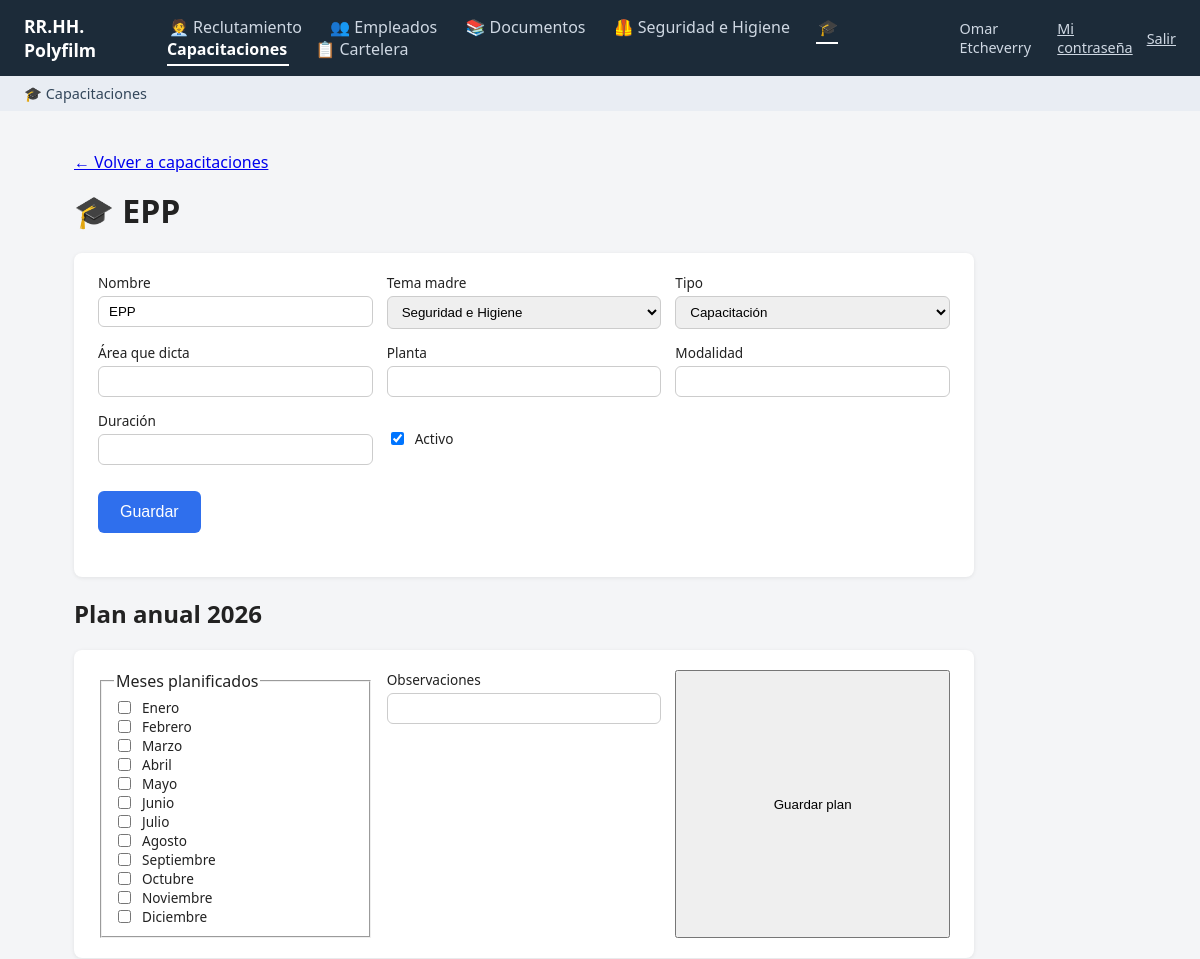
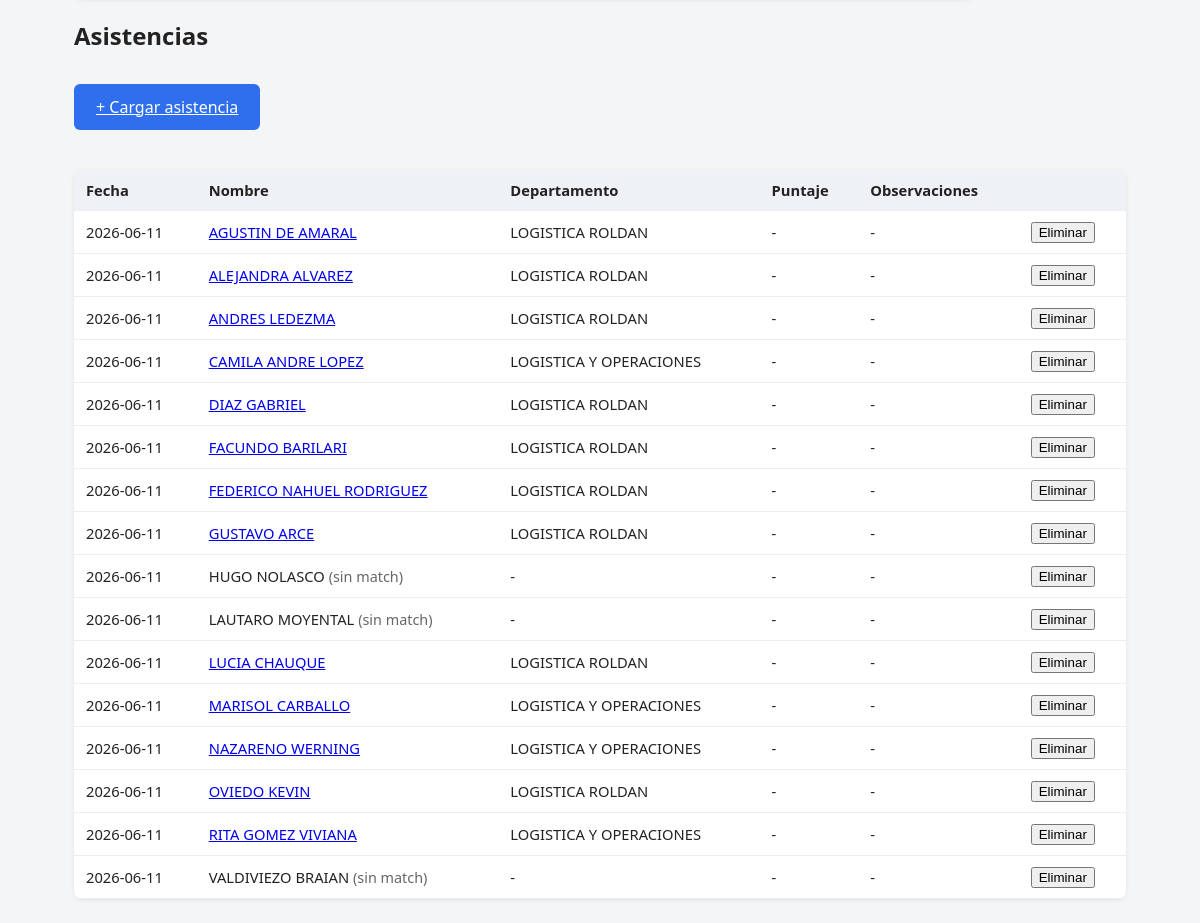
Screenshot of /capacitaciones/tema/2 (signed in) with the database file from the repository (2 pictures, top to bottom).
### tables this page shows
CREATE TABLE usuarios (
            id INTEGER PRIMARY KEY AUTOINCREMENT,
            nombre TEXT NOT NULL,
            usuario TEXT UNIQUE NOT NULL,
            password_hash TEXT NOT NULL,
            salt TEXT NOT NULL,
            es_admin INTEGER NOT NULL DEFAULT 0,
            activo INTEGER NOT NULL DEFAULT 1,
            fecha_creacion TEXT NOT NULL DEFAULT (datetime('now', 'localtime'))
        , email TEXT, debe_cambiar_password INTEGER NOT NULL DEFAULT 0);

CREATE TABLE capacitaciones_temas (
            id INTEGER PRIMARY KEY AUTOINCREMENT,
            nombre TEXT NOT NULL,
            tipo TEXT NOT NULL DEFAULT 'Capacitación',
            area_dicta TEXT,
            planta TEXT,
            modalidad TEXT,
            duracion TEXT,
            activo INTEGER NOT NULL DEFAULT 1
        , tema_madre TEXT);

CREATE TABLE capacitaciones_registros (
            id INTEGER PRIMARY KEY AUTOINCREMENT,
            tema_id INTEGER NOT NULL REFERENCES capacitaciones_temas(id) ON DELETE CASCADE,
            empleado_id INTEGER REFERENCES empleados(id),
            nombre_original TEXT NOT NULL,
            fecha TEXT NOT NULL,
            puntuacion REAL,
            observaciones TEXT,
            fecha_carga TEXT NOT NULL DEFAULT (datetime('now', 'localtime')),
            UNIQUE(tema_id, nombre_original, fecha)
        );

CREATE TABLE departamentos (
            id INTEGER PRIMARY KEY AUTOINCREMENT,
            nombre TEXT UNIQUE NOT NULL,
            activo INTEGER NOT NULL DEFAULT 1
        );

### app.py (the view)
@app.route("/capacitaciones/tema/<int:tid>")
@requiere_item("item_capacitaciones")
def capacitacion_tema_detalle(tid):
    conn = get_db()
    tema = conn.execute("SELECT * FROM capacitaciones_temas WHERE id = ?", (tid,)).fetchone()
    if not tema:
        conn.close()
        abort(404)
    registros = conn.execute(
        """SELECT r.*, e.id AS empleado_id_real, d.nombre AS departamento_nombre
           FROM capacitaciones_registros r
           LEFT JOIN empleados e ON e.id = r.empleado_id
           LEFT JOIN departamentos d ON d.id = e.departamento_id
           WHERE r.tema_id = ? ORDER BY r.fecha DESC""",
        (tid,),
    ).fetchall()
    anio_actual = datetime.now().year
    plan = conn.execute(
        "SELECT * FROM capacitaciones_plan WHERE tema_id = ? AND anio = ?", (tid, anio_actual)
    ).fetchone()
    meses_planificados = set((plan["meses"] or "").split(",")) if plan else set()
    conn.close()
    return render_template(
        "capacitacion_tema_detalle.html", tema=tema, registros=registros, anio_actual=anio_actual,
        meses_planificados=meses_planificados, meses=MESES_ANIO,
        observaciones_plan=plan["observaciones"] if plan else "",
    )

### app.py (called while the page is built)
def _modulos_visibles(usuario):
    visibles = []
    for m in MODULOS:
        if m.get("solo_admin") and not (usuario and usuario["es_admin"]):
            continue
        if usuario and usuario["es_admin"]:
            opciones = m["opciones"]
        else:
            opciones = [op for op in m["opciones"] if tiene_permiso(usuario, op["cod"])]
        if m["opciones"] and not opciones:
            continue  # módulo con ítems pero ninguno habilitado para este usuario: no se muestra
        m2 = dict(m)
        m2["opciones"] = opciones
        visibles.append(m2)
    return visibles

@app.context_processor
def inject_nav():
    path = request.path
    modulo_actual = None
    for cod, prefijos in RUTAS_POR_MODULO.items():
        if any(path == p or path.startswith(p + "/") for p in prefijos):
            modulo_actual = cod
            break
    usuario = usuario_actual()
    return dict(modulos=_modulos_visibles(usuario), modulo_actual=modulo_actual, usuario=usuario)

@app.before_request
def exigir_login():
    if request.endpoint in ENDPOINTS_PUBLICOS or request.endpoint is None:
        return
    u = usuario_actual()
    if not u:
        return redirect(url_for("login", next=request.path))
    if u["debe_cambiar_password"] and request.endpoint not in ("cambiar_password", "logout"):
        flash("Tenés que elegir una contraseña propia antes de seguir.", "info")
        return redirect(url_for("cambiar_password"))

### auth.py (called while the page is built)
def usuario_actual():
    if "usuario" in g:
        return g.usuario
    uid = session.get("usuario_id")
    g.usuario = None
    if uid:
        conn = get_db()
        u = conn.execute("SELECT * FROM usuarios WHERE id = ? AND activo = 1", (uid,)).fetchone()
        conn.close()
        g.usuario = u
    return g.usuario

def permisos_usuario(usuario_id: int) -> set:
    conn = get_db()
    rows = conn.execute(
        "SELECT permiso_cod FROM usuario_permisos WHERE usuario_id = ?", (usuario_id,)
    ).fetchall()
    conn.close()
    return {r["permiso_cod"] for r in rows}

def tiene_permiso(usuario, cod: str) -> bool:
    if usuario is None:
        return False
    if usuario["es_admin"]:
        return True
    return cod in permisos_usuario(usuario["id"])

### db.py (called while the page is built)
def get_db():
    conn = sqlite3.connect(DB_PATH, timeout=30)
    conn.row_factory = sqlite3.Row
    conn.execute("PRAGMA foreign_keys = ON")
    return conn

### templates/capacitacion_tema_detalle.html (shortened to what this page needs)
{% extends "base.html" %}
{% block contenido %}
<p><a href="{{ url_for('capacitaciones') }}">&larr; Volver a capacitaciones</a></p>
<h1>🎓 {{ tema.nombre }}</h1>
<form method="post" action="{{ url_for('capacitacion_tema_editar', tid=tema.id) }}" class="form-empleado">
  <label>Nombre <input type="text" name="nombre" value="{{ tema.nombre }}" required></label>
  <label>Tema madre
    <select name="tema_madre">
      <option value="Seguridad e Higiene" {% if tema.tema_madre == 'Seguridad e Higiene' %}selected{% endif %}>Seguridad e Higiene</option>
    </select>
  </label>
  <label>Tipo
    <select name="tipo">
      <option value="Capacitación" {% if tema.tipo == 'Capacitación' %}selected{% endif %}>Capacitación</option>
    </select>
  </label>
  <label>Área que dicta <input type="text" name="area_dicta" value="{{ tema.area_dicta or '' }}"></label>
  <label>Planta <input type="text" name="planta" value="{{ tema.planta or '' }}"></label>
  <label>Modalidad <input type="text" name="modalidad" value="{{ tema.modalidad or '' }}"></label>
  <label>Duración <input type="text" name="duracion" value="{{ tema.duracion or '' }}"></label>
  <label class="check-inline"><input type="checkbox" name="activo" {% if tema.activo %}checked{% endif %}> Activo</label>
  <button type="submit" class="btn-principal">Guardar</button>
</form>
<h2>Plan anual {{ anio_actual }}</h2>
<form method="post" action="{{ url_for('capacitacion_plan_guardar', tid=tema.id) }}" class="form-empleado">
  <fieldset class="modo-carga">
    <legend>Meses planificados</legend>
    {% for m in meses %}
    <label class="check-inline"><input type="checkbox" name="mes_{{ m }}" {% if m in meses_planificados %}checked{% endif %}> {{ m }}</label>
    {% endfor %}
  </fieldset>
  <label>Observaciones <input type="text" name="observaciones" value="{{ observaciones_plan or '' }}"></label>
  <button type="submit">Guardar plan</button>
</form>
<h2>Asistencias</h2>
<div class="acciones-empleados">
  <a class="btn-principal" href="{{ url_for('capacitacion_nueva', tema_id=tema.id) }}">+ Cargar asistencia</a>
</div>
{% if registros %}
<table>
  <thead>
    <tr><th>Fecha</th><th>Nombre</th><th>Departamento</th><th>Puntaje</th><th>Observaciones</th><th></th></tr>
  </thead>
  <tbody>
    {% for r in registros %}
    <tr>
      <td>{{ r.fecha }}</td>
      <td>{% if r.empleado_id_real %}<a href="{{ url_for('empleado_detalle', eid=r.empleado_id_real) }}">{{ r.nombre_original }}</a>{% else %}{{ r.nombre_original }} <span class="nota">(sin match)</span>{% endif %}</td>
      <td>{{ r.departamento_nombre or '-' }}</td>
      <td>{{ r.puntuacion if r.puntuacion is not none else '-' }}</td>
      <td>{{ r.observaciones or '-' }}</td>
      <td>
        <form method="post" action="{{ url_for('capacitacion_registro_eliminar', rid=r.id) }}">
          <button type="button" onclick="confirmarAccion(this, '¿Eliminar este registro?')">Eliminar</button>
        </form>
      </td>
    </tr>
    {% endfor %}
  </tbody>
</table>
{% else %}
<p class="nota">Sin asistencias registradas.</p>
{% endif %}
{% endblock %}

### templates/base.html (shortened to what this page needs)
<!doctype html>
<html lang="es">
<head>
<link rel="stylesheet" href="{{ url_for('static', filename='style.css') }}">
</head>
<body>
<header>
  <a href="{{ url_for('index') }}" class="logo">RR.HH. Polyfilm</a>
  <nav>
    {% for m in modulos %}
    <a href="{{ m.href }}" class="{{ 'activo' if modulo_actual == m.cod else '' }}">{{ m.icono }} {{ m.nombre }}</a>
    {% endfor %}
  </nav>
  {% if usuario %}
  <div class="header-usuario">
    <span>{{ usuario.nombre }}</span>
    <a href="{{ url_for('cambiar_password') }}">Mi contraseña</a>
    <a href="{{ url_for('logout') }}">Salir</a>
  </div>
  {% endif %}
</header>
{% if modulo_actual %}
{% set modulo = modulos | selectattr('cod', 'equalto', modulo_actual) | first %}
{% if modulo.opciones %}
<div class="submenu">
  {% for op in modulo.opciones %}
  <a href="{{ op.href }}">{{ op.icono }} {{ op.label }}</a>
  {% endfor %}
</div>
{% endif %}
{% endif %}
<main>
  {% block contenido %}{% endblock %}
</main>
</body>
</html>

### static/style.css (style rules this page uses)
* { box-sizing: border-box; }
body { font-family: "Segoe UI", Arial, sans-serif; margin: 0; background: #f4f5f7; color: #222; }
header { background: #1c2b39; color: #fff; padding: 14px 24px; display: flex; align-items: center; gap: 32px; }
header .logo { color: #fff; font-weight: 700; font-size: 1.1rem; text-decoration: none; }
header nav a { color: #cfd8e3; text-decoration: none; margin-right: 20px; padding: 4px 2px; border-bottom: 2px solid transparent; }
header nav a.activo { color: #fff; border-bottom-color: #fff; font-weight: 600; }
.submenu { background: #e9edf3; padding: 8px 24px; display: flex; gap: 22px; }
.submenu a { color: #33475b; text-decoration: none; font-size: 0.9rem; }
main { padding: 24px; max-width: 1100px; margin: 0 auto; }
h1 { margin-top: 0; }
.nota { color: #666; font-size: 0.9rem; }
.btn-principal { background: #2f6fed; color: #fff; border: none; padding: 12px 22px; border-radius: 6px; font-size: 1rem; cursor: pointer; margin: 12px 0 24px; }
table { width: 100%; border-collapse: collapse; background: #fff; border-radius: 8px; overflow: hidden; box-shadow: 0 1px 4px rgba(0,0,0,0.08); }
th, td { text-align: left; padding: 10px 12px; border-bottom: 1px solid #eee; font-size: 0.92rem; }
th { background: #eef1f5; }
.header-usuario { margin-left: auto; color: #cfd8e3; display: flex; align-items: center; gap: 14px; font-size: 0.9rem; }
.header-usuario a { color: #cfd8e3; }
.acciones-empleados { display: flex; gap: 10px; margin-bottom: 16px; }
.form-empleado { background: #fff; padding: 20px 24px; border-radius: 8px; box-shadow: 0 1px 4px rgba(0,0,0,0.08); display: grid; grid-template-columns: repeat(auto-fit, minmax(220px, 1fr)); gap: 14px; max-width: 900px; }
.form-empleado label { display: flex; flex-direction: column; gap: 4px; font-size: 0.85rem; }
.form-empleado input, .form-empleado select { padding: 7px 10px; border-radius: 6px; border: 1px solid #ccc; }
.form-empleado .check-inline { flex-direction: row; align-items: center; gap: 8px; }
.form-empleado .btn-principal { grid-column: 1 / -1; justify-self: start; }

### rows the page displays
usuarios: nombre "Omar Etcheverry"
capacitaciones_temas: nombre "EPP", tema_madre "Seguridad e Higiene", tipo "Capacitación", activo "☑"
capacitaciones_registros: fecha "2026-06-11", nombre_original "AGUSTIN DE AMARAL", nombre "LOGISTICA ROLDAN", puntuacion "-", observaciones "-"
capacitaciones_registros: fecha "2026-06-11", nombre_original "ALEJANDRA ALVAREZ", nombre "LOGISTICA ROLDAN", puntuacion "-", observaciones "-"
capacitaciones_registros: fecha "2026-06-11", nombre_original "ANDRES LEDEZMA", nombre "LOGISTICA ROLDAN", puntuacion "-", observaciones "-"
capacitaciones_registros: fecha "2026-06-11", nombre_original "CAMILA ANDRE LOPEZ", nombre "LOGISTICA Y OPERACIONES", puntuacion "-", observaciones "-"
capacitaciones_registros: fecha "2026-06-11", nombre_original "DIAZ GABRIEL", nombre "LOGISTICA ROLDAN", puntuacion "-", observaciones "-"
capacitaciones_registros: fecha "2026-06-11", nombre_original "FACUNDO BARILARI", nombre "LOGISTICA ROLDAN", puntuacion "-", observaciones "-"
capacitaciones_registros: fecha "2026-06-11", nombre_original "FEDERICO NAHUEL RODRIGUEZ", nombre "LOGISTICA ROLDAN", puntuacion "-", observaciones "-"
capacitaciones_registros: fecha "2026-06-11", nombre_original "GUSTAVO ARCE", nombre "LOGISTICA ROLDAN", puntuacion "-", observaciones "-"
capacitaciones_registros: fecha "2026-06-11", nombre_original "HUGO NOLASCO", departamento_nombre "-", puntuacion "-", observaciones "-"
capacitaciones_registros: fecha "2026-06-11", nombre_original "LAUTARO MOYENTAL", departamento_nombre "-", puntuacion "-", observaciones "-"
capacitaciones_registros: fecha "2026-06-11", nombre_original "LUCIA CHAUQUE", nombre "LOGISTICA ROLDAN", puntuacion "-", observaciones "-"
capacitaciones_registros: fecha "2026-06-11", nombre_original "MARISOL CARBALLO", nombre "LOGISTICA Y OPERACIONES", puntuacion "-", observaciones "-"
capacitaciones_registros: fecha "2026-06-11", nombre_original "NAZARENO WERNING", nombre "LOGISTICA Y OPERACIONES", puntuacion "-", observaciones "-"
capacitaciones_registros: fecha "2026-06-11", nombre_original "OVIEDO KEVIN", nombre "LOGISTICA ROLDAN", puntuacion "-", observaciones "-"
capacitaciones_registros: fecha "2026-06-11", nombre_original "RITA GOMEZ VIVIANA", nombre "LOGISTICA Y OPERACIONES", puntuacion "-", observaciones "-"
capacitaciones_registros: fecha "2026-06-11", nombre_original "VALDIVIEZO BRAIAN", departamento_nombre "-", puntuacion "-", observaciones "-"

### other values shown
{{ m.icono }} "🧑‍💼" "👥" "📚" "🦺" "🎓" "📋"
{{ m.nombre }} "Reclutamiento" "Empleados" "Documentos" "Seguridad e Higiene" "Capacitaciones" "Cartelera"
{{ op.icono }} "🎓"
{{ op.label }} "Capacitaciones"
{{ m }} "Enero" "Febrero" "Marzo" "Abril" "Mayo" "Junio" "Julio" "Agosto" "Septiembre" "Octubre" "Noviembre" "Diciembre"
